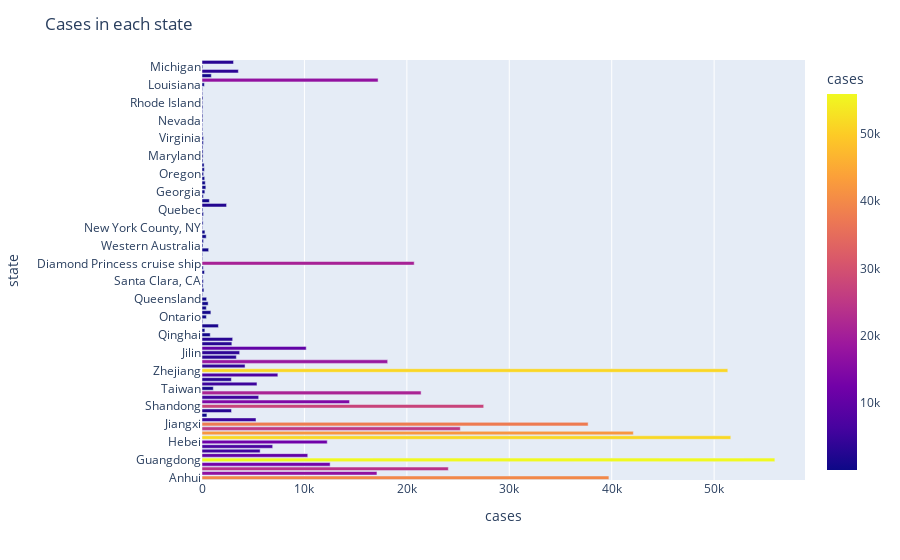

Notebook source saved alongside this figure:
### Code cell
fig = px.bar(placesd[(placesd['state']!='Hubei') & (placesd['cases']>50)],x="cases",y='state',color='cases',orientation='h')
fig.update_layout(
    title="Cases in each state",
    
)
fig.show()

### Figure 1 — Plotly figure (JSON) as saved in the notebook; plotly's stock layout.template omitted (floating-point values rounded to 4 significant figures)
{"data": [{"alignmentgroup": "True", "hoverlabel": {"namelength": 0}, "hovertemplate": "cases=%{marker.color}<br>state=%{y}", "legendgroup": "", "marker": {"color": [39727, 17079, 24049, 12510, 55927, 10325, 5676, 6900, 12227, 51626, 42112, 25220, 37699, 5272, 479, 2882, 27501, 14406, 5534, 21391, 1104, 5368, 2868, 7406, 51334, 4203, 18126, 3352, 3677, 10175, 2915, 2994, 803, 280, 1602, 64, 427, 868, 421, 601, 450, 61, 185, 105, 131, 72, 238, 122, 20718, 59, 60, 648, 98, 147, 412, 286, 58, 108, 63, 149, 82, 2399, 720, 128, 278, 375, 319, 263, 156, 233, 204, 89, 105, 103, 89, 131, 149, 79, 72, 61, 87, 87, 62, 88, 67, 95, 67, 57, 230, 17191, 912, 3549, 78, 3078], "coloraxis": "coloraxis"}, "name": "", "offsetgroup": "", "orientation": "h", "showlegend": false, "textposition": "auto", "type": "bar", "x": [39727, 17079, 24049, 12510, 55927, 10325, 5676, 6900, 12227, 51626, 42112, 25220, 37699, 5272, 479, 2882, 27501, 14406, 5534, 21391, 1104, 5368, 2868, 7406, 51334, 4203, 18126, 3352, 3677, 10175, 2915, 2994, 803, 280, 1602, 64, 427, 868, 421, 601, 450, 61, 185, 105, 131, 72, 238, 122, 20718, 59, 60, 648, 98, 147, 412, 286, 58, 108, 63, 149, 82, 2399, 720, 128, 278, 375, 319, 263, 156, 233, 204, 89, 105, 103, 89, 131, 149, 79, 72, 61, 87, 87, 62, 88, 67, 95, 67, 57, 230, 17191, 912, 3549, 78, 3078], "xaxis": "x", "y": ["Anhui", "Beijing", "Chongqing", "Fujian", "Guangdong", "Guangxi", "Guizhou", "Hainan", "Hebei", "Henan", "Hunan", "Jiangsu", "Jiangxi", "Liaoning", "Macau", "Ningxia", "Shandong", "Shanghai", "Shanxi", "Sichuan", "Taiwan", "Tianjin", "Washington", "Yunnan", "Zhejiang", "Gansu", "Heilongjiang", "Hong Kong", "Jilin", "Shaanxi", "Xinjiang", "Inner Mongolia", "Qinghai", "Illinois", "California", "Arizona", "Ontario", "New South Wales", "Victoria", "British Columbia", "Queensland", "Chicago, IL", "South Australia", "Los Angeles, CA", "Santa Clara, CA", "San Benito, CA", "Toronto, ON", "Cruise Ship", "Diamond Princess cruise ship", "San Diego County, CA", "From Diamond Princess", "Unassigned Location (From Diamond Princess)", "Western Australia", "Snohomish County, WA", "King County, WA", "Westchester County, NY", "New York County, NY", "Santa Clara County, CA", "Grand Princess Cruise Ship", "Alberta", "Quebec", "New York", "Massachusetts", "Grand Princess", "Georgia", "Colorado", "Florida", "New Jersey", "Oregon", "Texas", "Pennsylvania", "Iowa", "Maryland", "North Carolina", "South Carolina", "Tennessee", "Virginia", "Indiana", "Kentucky", "District of Columbia", "Nevada", "Minnesota", "Nebraska", "Ohio", "Rhode Island", "Wisconsin", "Connecticut", "Utah", "Louisiana", "France", "UK", "Denmark", "Michigan", "United Kingdom"], "yaxis": "y"}], "layout": {"barmode": "relative", "coloraxis": {"colorbar": {"title": {"text": "cases"}}, "colorscale": [[0, "#0d0887"], [0.1111, "#46039f"], [0.2222, "#7201a8"], [0.3333, "#9c179e"], [0.4444, "#bd3786"], [0.5556, "#d8576b"], [0.6667, "#ed7953"], [0.7778, "#fb9f3a"], [0.8889, "#fdca26"], [1, "#f0f921"]]}, "legend": {"tracegroupgap": 0}, "margin": {"t": 60}, "title": {"text": "Cases in each state"}, "xaxis": {"anchor": "y", "domain": [0, 1], "title": {"text": "cases"}}, "yaxis": {"anchor": "x", "domain": [0, 1], "title": {"text": "state"}}}}
